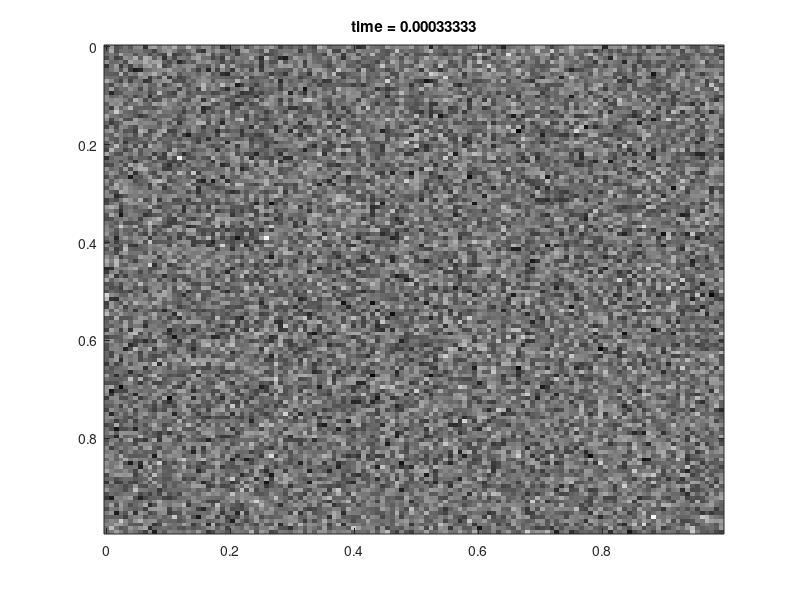
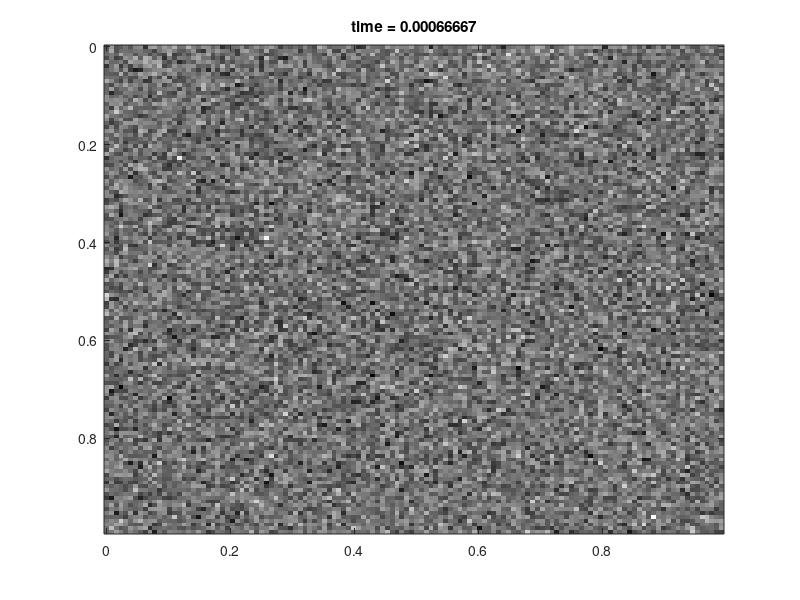
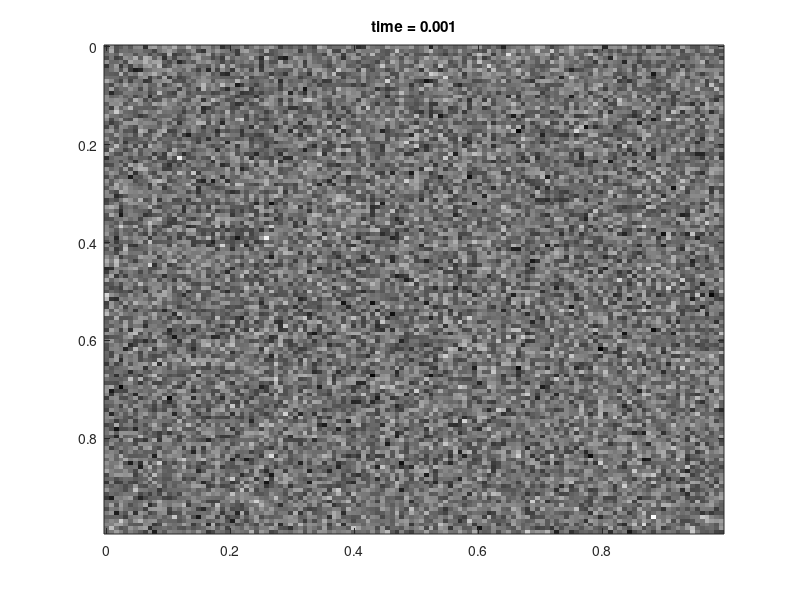
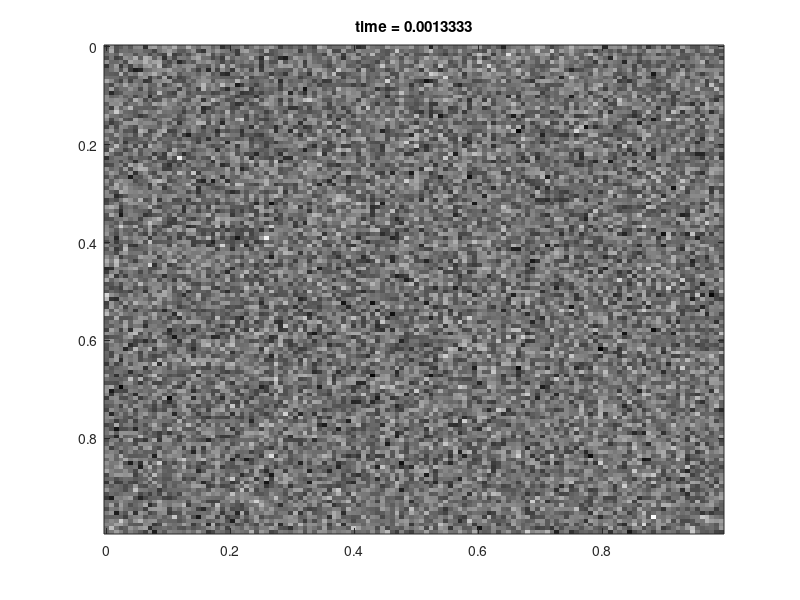

The MATLAB source for these figures, in order: (Note: a time limit stopped this script after it produced the figures.)
% -- CUSTOM SET UP --
gridsize = 1;
N = 128; %512                   % Number of Gridpoints
dt = 1/3000;               % Time step
c0 = 9/32;                 % Normalization constant for double well


epsilon = 1/20;
gamma = 1/400;

th = 1;                    % Thickness parameter
Nmax = 40;                 % Max iterations for fixed point
tol = 10^(-8);                % Tolerance for fixed point convergence
stop_crit = 10^(-8);          % Stopping criterion for time iteration
max_it = 50000;


% -- GENERIC SET UP --
x = gridsize/N * (0:N-1);
k = [0:N/2-1 -N/2:-1];     % Proper wave number vector for FFT
[xi, eta] = ndgrid(k, k);   % 2D wave numbers
modk2 = xi.^2 + eta.^2;
modk = sqrt(modk2);



function [k, u_n, err, conv] = fixpt(u0, L, dt, N, epsilon, gamma, Nmax, tol, c0)
    % Nonlinear function (replaced inline with handle)
    NL = @(u, v, epsilon, gamma, c0) 2 * gamma * c0 / epsilon .* (u + v) .* (1 - (abs(u).^2 + abs(v).^2) / 2);

    % Constant term for iteration
    CT = real(ifft2( (ones(N) - dt/2 * L) ./ (ones(N) + dt/2 * L) .* fft2(u0) ) );

    % Initialization
    j = 1;
    error = 10;
    u_int = u0;
    u_int2 = N * ones(N,N);
    convergence = 0;

    
    disp("L, CT")
    disp(max(max(L)));
    disp(max(max(abs(CT))));
    disp("max u0 and u02")
    disp(mean(mean(abs(u0))));
    disp(mean(mean(abs(u0).^2)));

    % Fixed Point Iteration Loop
    while (j < Nmax) && (error > tol)
        test = NL(u_int, u0, epsilon, gamma, c0);

        disp("NL");
        disp(max(max(abs(test))));

        u_int2 = real(ifft2(fft2(dt * test) ./ (ones(N) + dt/2 * L) ) + CT);
        error = max(max(abs(u_int2 - u_int)));
        disp("error");
        disp(error);
        u_int = u_int2;
        j = j + 1;
    end

    if error < tol
        convergence = 1;
    end

    k = j;
    err = error;
    u_n = u_int2;
    conv = convergence;
end


function [discrete_energy_value] = energy_value(gamma, epsilon, N, u, th, modk, modk2, c0)
    W = double_well(u, c0);
    ftu = 1 / N^2 * fft2(u);

    S = sigma(th * modk);
    disp("max S");
    disp(max(S(:)))
    disp(min(S(:)))
    disp(mean(S(:)))

    discrete_energy_value = (gamma / epsilon) * 1 / N^2 * (sum(sum(W))) + 1/2 * sum(sum((sigma(th * modk) + gamma * epsilon * (modk2)) .* abs(ftu).^2));
end


function W = double_well(u, c0)
    u2 = 1 - abs(u).^2;
    W = c0 * (u2.^2);
end


function sig = sigma(A)
    sig = zeros(size(A));
    small = abs(A) < 1e-12;
    large = ~small;
    sig(small) = 1 - pi * abs(A(small));
    sig(large) = 1 - (1 - exp(-2 * pi * abs(A(large)))) ./ (2 * pi * abs(A(large)));
end


function sig = sigma2(A)
    if (abs(A)< 1.0e-12)
        B = 1-(pi*abs(A));
    else
        B = (1 - exp(-2 * pi * abs(A) ) ) / (2*pi*abs(A));
    end
sig=B;
end





%u0 = (2*rand(N, N) - 1) + (2i * rand(N, N) - 1i);  % Complex initial condition
%u0 = tanh(10 * (rand(N, N) - 0.5)) + 1i * tanh(10 * (rand(N, N) - 0.5));
u0 = randn(N,N) + i * randn(N,N);


disp("max INV FFT");
tmp = fft2(u0);
inv_fft = ifft2(tmp);
disp(max(abs(inv_fft(:))))  % ~O(1)



disp("max NL");
NL = 2 * gamma * c0 / epsilon * (u0 + u0) .* (1 - (abs(u0).^2 + abs(u0).^2) / 2);
disp(max(abs(NL(:))));



L = (2 * pi)^2 * gamma * epsilon * (modk2) + sigma(th * modk);   % Linear operator
Mult = ones(N) - dt/2 * L;           % Fourier space multiplication operator
Inv = ones(N) + dt/2 * L;            % Inverse operator in Fourier space


% -- TIME STEPPING LOOP INITIALIZATION --
n_it = 1;
time = 0;
i = 1;
time = time + dt;
u_int = u0;
Du = 1;
Denergy = 1000;

% -- TIME VECTOR VALUES --
time_vector = zeros(max_it, 1);
time_vector(1) = 0;

% -- ENERGY COMPUTATION - INITIALIZATION --
%Energy = zeros(1, max_it);
[Energy(1,i)] = energy_value(gamma, epsilon, N, u0, th, modk, modk2, c0);
i = i + 1;


% -- TIME STEPPING LOOP --
while abs(Denergy) > stop_crit
    [k_fp, u, err, conv] = fixpt(u_int, L, dt, N, epsilon, gamma, Nmax, tol, c0);
    disp("CONV");
    disp(conv);
    disp("dt");
    disp(dt);
    if conv == 1
        [Energy(1,i)] = energy_value(gamma, epsilon, N, u, th, modk, modk2, c0);
        Du = max(max(abs(u - u_int)));
        Denergy = Energy(1,i-1) - Energy(1,i);
        disp("Diff energy:");
        disp(Denergy);

        time_vector(i) = time_vector(i-1) + dt;

        % -- Pattern visualization --
        fig = imagesc(x, x, u); colormap(gray);
        title(['time = ' num2str(time)]);
        drawnow;
        Frames(i-1) = getframe(gcf); % store frame

        % -- Update values --
        u_int = u;
        time = time + dt;
        n_it = n_it + 1;
        i = i + 1;
        disp(time)
        saveas(fig, 'test_mat.png')
    elseif (conv == 0)
        dt = dt/4;  % reduce time step
        %if dt < 1e-12
           % savefig("test_mat.fig")
        %    saveas('test_mat.png')
        %    error('Time step too small. Exiting.');
        
    end
end
